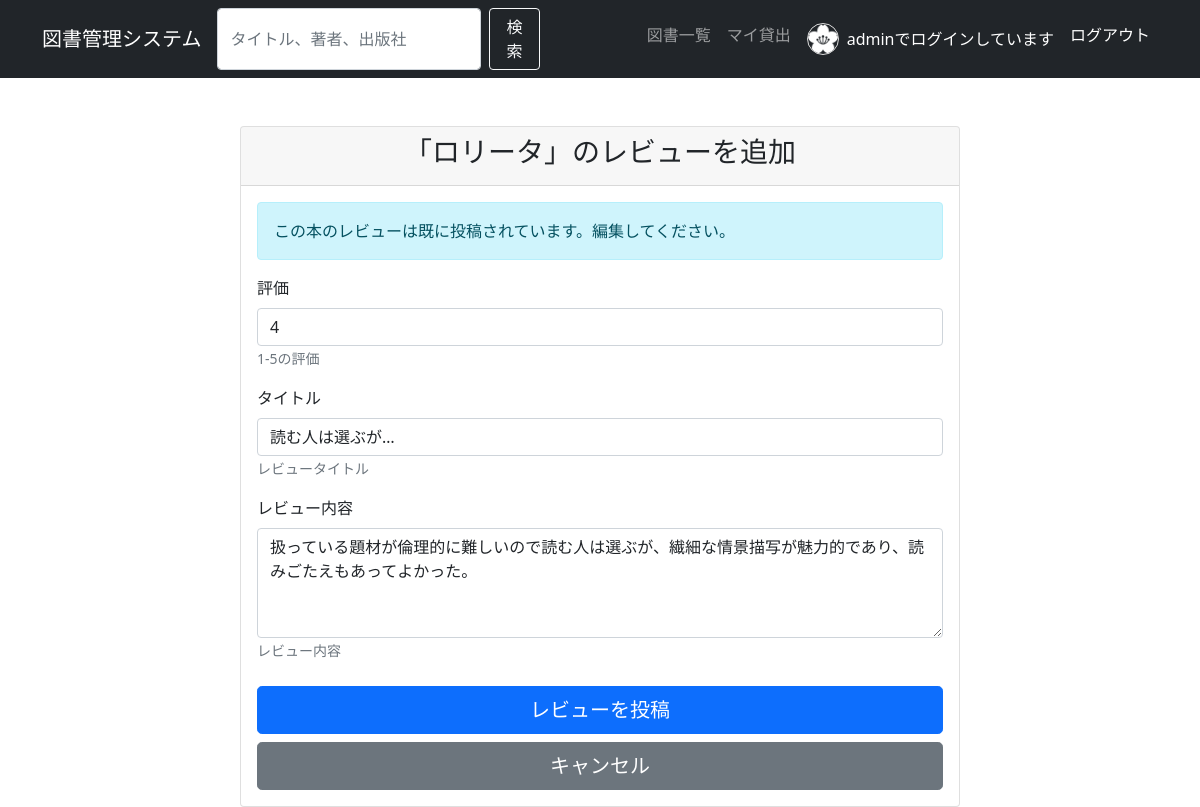
/books/5/review/ (signed in), run on the app's committed database.
### book_management/models.py (models this page shows, shortened)
class Member(models.Model):
    MEMBERSHIP_TYPE_CHOICES = [
        ('regular', '一般会員'),
        ('student', '学生会員'),
        ('staff', 'スタッフ'),
        ('premium', 'プレミアム会員'),
    ]
    member_id = models.AutoField(primary_key=True)
    user = models.OneToOneField(User, on_delete=models.CASCADE)
    phone_number = models.CharField(
        max_length=15,
        null=True,
        blank=True,
        help_text="電話番号（ハイフンなし）"
    )
    postal_code = models.CharField(
        max_length=8,
        null=True,
        blank=True,
        help_text="郵便番号"
    )
    address = models.TextField(
        null=True,
        blank=True,
        help_text="住所"
    )
    membership_type = models.CharField(
        max_length=20,
        choices=MEMBERSHIP_TYPE_CHOICES,
        default='regular'
    )
    membership_start_date = models.DateField(auto_now_add=True)
    membership_expity_date = models.DateField(null=True, blank=True)
    profile_image = models.ImageField(
        upload_to='member_profiles/',
        null=True,
        blank=True,
        help_text="プロフィール画像"
    )
    is_active = models.BooleanField(default=True)
    created_at = models.DateTimeField(auto_now_add=True)
    updated_at = models.DateTimeField(auto_now=True)

class Book(models.Model):
    book_id = models.AutoField(primary_key=True)
    isbn = models.CharField(max_length=13, unique=True, null=True,blank=True,help_text="ISBNコード（重複不可、空白不可）")
    title = models.CharField(max_length=200)
    author = models.CharField(max_length=100)
    publisher = models.CharField(max_length=200)
    publication_date = models.DateField()
    category = models.CharField(max_length=50, null=True, blank=True)
    cover_image = models.ImageField(
        upload_to='book_covers',
        null=True,
        blank=True,
        help_text="図書の表紙画像"
        )
    total_copies = models.PositiveIntegerField(default=1)
    available_copies = models.PositiveIntegerField(default=1)
    description = models.TextField(null=True, blank=True,help_text="図書の概要")
    average_rating = models.DecimalField(
        max_digits=3,
        decimal_places=2,
        default=0.00,
        help_text="平均評価"
    )
    review_count = models.PositiveIntegerField(default=0, help_text="レビュー数")
    created_at = models.DateTimeField(auto_now_add=True)
    updated_at = models.DateTimeField(auto_now=True)

class Review(models.Model):
    review_id = models.AutoField(primary_key=True)
    book = models.ForeignKey(Book, on_delete=models.CASCADE)
    member = models.ForeignKey(Member, on_delete=models.CASCADE)
    rating = models.PositiveSmallIntegerField(
        validators=[MinValueValidator(1),MaxValueValidator(5)],
        help_text="1-5の評価"
    )
    title = models.CharField(max_length=100, help_text="レビュータイトル")
    content = models.TextField(help_text="レビュー内容")
    likes = models.ManyToManyField(
        Member,
        related_name='liked_reviews',
        blank=True,
        help_text="このレビューにいいねした会員"
    )
    is_approved = models.BooleanField(default=True, help_text="承認済み")
    is_featured = models.BooleanField(default=True, help_text="おすすめレビュー")
    created_at = models.DateTimeField(auto_now_add=True)
    updated_at = models.DateTimeField(auto_now=True)
    class Meta:
        unique_together = ('book', 'member') #1人1冊につき1つのレビュー
        ordering = ['-created_at']

### book_management/views.py (the view, shortened to what this page needs)
# urls.py: path('books/<int:pk>/review/', views.add_review, name='add_review'), # pk に統一
@login_required
def add_review(request, pk):
    book = get_object_or_404(Book, pk=pk)
    try:
        member = Member.objects.get(user=request.user)
    except Member.DoesNotExist:
        messages.error(request, '会員登録が必要です。')
        return redirect('book_management:book_detail', pk=book.pk) # ここを修正
    existing_review = Review.objects.filter(book=book, member=member).first()
    if existing_review:
        form = ReviewForm(request.POST or None, instance=existing_review)
        message = "この本のレビューは既に投稿されています。編集してください。"
    else:
        form = ReviewForm(request.POST or None)
        message = None
    context = {
        'book': book,
        'form': form,
        'message': message,
    }
    return render(request, 'book_management/add_review.html', context)

### book_management/forms.py
class ReviewForm(forms.ModelForm):
    class Meta:
        model = Review
        fields = ['rating', 'title', 'content'] # 'comment' や 'ranking' は含めない
        widgets = {
            'title': forms.TextInput(attrs={'placeholder': 'レビューのタイトル'}),
            'content': forms.Textarea(attrs={'rows': 4, 'placeholder': 'レビュー内容'}),
        }
        labels = {
            'rating': '評価',
            'title': 'タイトル',
            'content': 'レビュー内容',
        }

### templates/book_management/add_review.html (shortened to what this page needs)
{% extends 'base.html' %}
{% load django_bootstrap5 %}
{% block content %}
<div class="container mt-5">
    <div class="row justify-content-center">
        <div class="col-md-8">
            <div class="card">
                <div class="card-header">
                    <h3 class="text-center">「{{ book.title }}」のレビューを追加</h3>
                </div>
                <div class="card-body">
                    {% if message %}
                        <div class="alert alert-info" role="alert">
                            {{ message }}
                        </div>
                    {% endif %}
                    <form method="post">
                        {% bootstrap_form form %}
                        <div class="d-grid gap-2 mt-4">
                            <button type="submit" class="btn btn-primary btn-lg">レビューを投稿</button>
                            <a href="{% url 'book_management:book_detail' book.pk %}" class="btn btn-secondary btn-lg">キャンセル</a>
                        </div>
                    </form>
                </div>
            </div>
        </div>
    </div>
</div>
{% endblock %}

### templates/base.html (shortened to what this page needs)
<!DOCTYPE html>
<html lang="ja">
<head>
    <link href="https://cdn.jsdelivr.net/npm/bootstrap@5.1.3/dist/css/bootstrap.min.css" rel="stylesheet">
</head>
<body>
    <nav class="navbar navbar-expand-lg navbar-dark bg-dark">
        <div class="container">
            <a class="navbar-brand" href="{% url 'book_management:index' %}">図書管理システム</a>
            <form class="d-flex" action="{% url 'book_management:search_books' %}" method="get">
                <input class="form-control me-2" type="search" placeholder="タイトル、著者、出版社" aria-label="Search" name="q" value="{{ request.GET.q|default:'' }}">
                <button class="btn btn-outline-light" type="submit">検索</button>
            </form>
            <div class="navbar-nav ms-auto">
                <a class="nav-link" href="{% url 'book_management:book_list' %}">図書一覧</a>
                {% if user.is_authenticated %}
                    <a class="nav-link" href="{% url 'book_management:my_rentals' %}">マイ貸出</a>
                    <span class="nav-link active d-flex align-items-center">
                        {% if user.member and user.member.profile_image %}
                            <img src="{{ user.member.profile_image.url }}" alt="{{ user.username }}のプロフィール画像" class="profile-icon">
                        {% else %}
                            <img src="/placeholder.svg?height=32&width=32&text=👤" alt="デフォルトアイコン" class="profile-icon">
                        {% endif %}
                        {{ user.username }}でログインしています
                    </span>
                    <a href="{% url 'logout' %}" class="nav-link active">ログアウト</a>
                {% else %}
                    <a href="{% url 'login' %}" class="nav-link active">ログイン</a>
                    <a href="{% url 'accounts:signup' %}" class="nav-link active">新規登録</a>
                {% endif %}
            </div>
        </div>
    </nav>
    <div class="container mt-4">
        {% block content %}
        {% endblock %}
    </div>
</body>
</html>

### templates/base.html (style rules this page uses)
span { color: white; }
.profile-icon { width: 32px; height: 32px; border-radius: 50%; object-fit: cover; margin-right: 8px; border: 1px solid #ddd; }

### data on the page
Book: title "ロリータ"
Review: rating "4", title "読む人は選ぶが…", content "扱っている題材が倫理的に難しいので読む人は選ぶが、繊細な情景描写が魅力的であり、読みごたえもあってよかった。"

### other printed values
{{ user.username }} "admin"
{{ message }} "この本のレビューは既に投稿されています。編集してください。"
